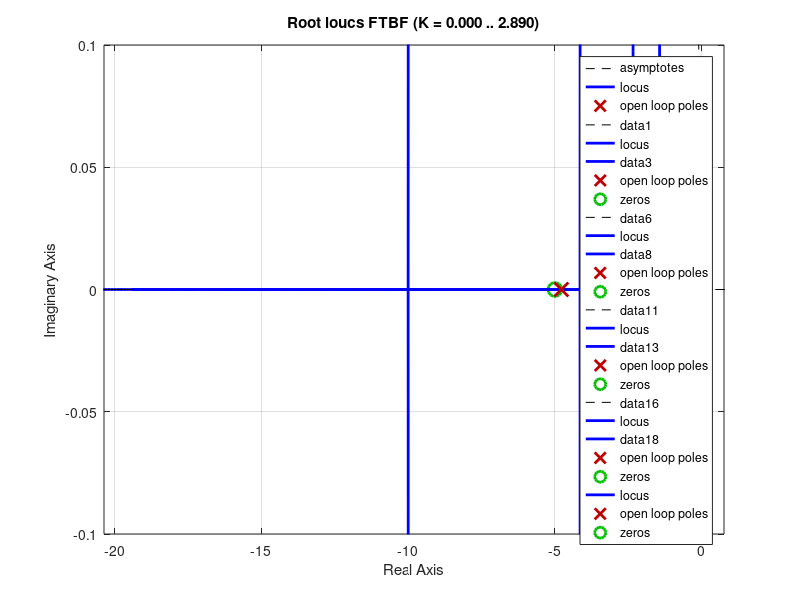
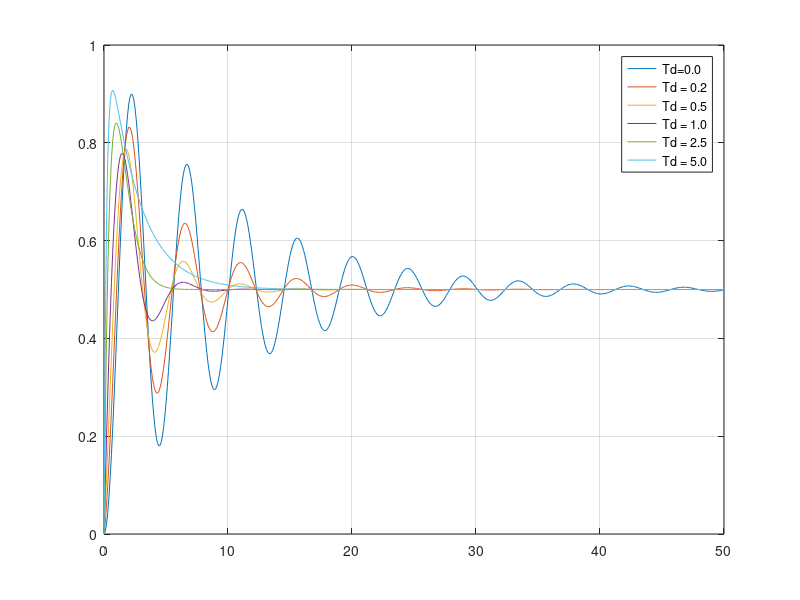

The MATLAB source for these figures, in order:
%%  S5 - APP4 - LABORATOIRE
%   Auteur:     Giuseppe Lomonaco
%   CIP:        LOMG2301
%   Auteur:     Isabelle Handfield
%   CIP:        HANI1401

%   Date de creation:                       10-Octobre-2023
%   Date de derniere modification:          10-Octobre-2023

%   DESCRIPTION: REPONSE EN FREQUENCE

clc
close all
clear all



%% probleme 6 - effet de lajout de zweros et de poles
Kp = 1;
wn = 1;
zeta = 0.1;

t = 0:0.1:50;

num = [wn^2];
den = [1    2*zeta*wn   wn^2];
TF = tf(num, den);


% a)
Td = [0.0   0.2     0.5     1.0     2.5     5.0 ];

for i = 1:length(Td)
    num_PD = [Td(i)  1];
    den_PD = [1];
    TF_PD = tf(num_PD, den_PD);

    FTBO = TF * TF_PD ;
    FTBF = feedback(FTBO, 1);

    figure(1)
    rlocus(FTBF) %rlocus ferme la boucle pour nous pour tout K de 0 a linfini
    hold on
    grid on
    
    % lsim ne ferme pas la boucle pour nous alors on ne verrais pas leffet
    % du compensateur 
    %     u = ones(size(t))
    %     yy = lsim()

    
    y = step(FTBF, t);

    figure(2)
    plot(t, y)
    hold on
    legend("Td=0.0", "Td = 0.2", "Td = 0.5", "Td = 1.0", "Td = 2.5", "Td = 5.0")
    grid on
end







% b)
tau = [0.0    0.01    0.05      0.1     0.2];
u = ones(size(tau));

for i = 1:length(tau)
    num = [1];
    den = [tau(i)   1];
    FTBO = tf(num, den);
    FTBF = feedback(FTBO, 1)


%     figure(3)
%     rlocus(FTBF)
%     p = rlocus(num, den, 1);
%     plot(real(p), imag(p), 'p')
%     hold on
% 
% 
%     figure(4)
%     y = lsim(num, den, u, t);
%     plot(y)
%     hold on
end





